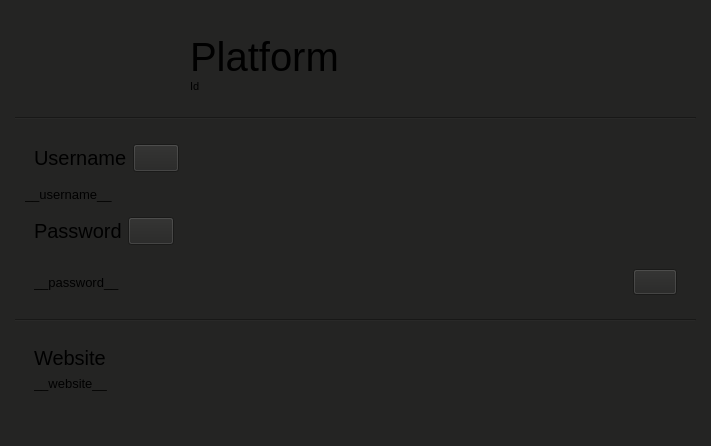
<?xml version="1.0" encoding="UTF-8"?>
<ui version="4.0">
 <class>Form</class>
 <widget class="QWidget" name="Form">
  <property name="geometry">
   <rect>
    <x>0</x>
    <y>0</y>
    <width>711</width>
    <height>446</height>
   </rect>
  </property>
  <property name="windowTitle">
   <string>Form</string>
  </property>
  <property name="styleSheet">
   <string notr="true">background-color: rgb(36, 36, 35);</string>
  </property>
  <layout class="QVBoxLayout" name="verticalLayout_2">
   <property name="spacing">
    <number>5</number>
   </property>
   <property name="leftMargin">
    <number>15</number>
   </property>
   <property name="topMargin">
    <number>15</number>
   </property>
   <property name="rightMargin">
    <number>15</number>
   </property>
   <property name="bottomMargin">
    <number>15</number>
   </property>
   <item>
    <widget class="QWidget" name="top_info_container" native="true">
     <property name="sizePolicy">
      <sizepolicy hsizetype="Preferred" vsizetype="Fixed">
       <horstretch>0</horstretch>
       <verstretch>0</verstretch>
      </sizepolicy>
     </property>
     <layout class="QHBoxLayout" name="horizontalLayout">
      <property name="leftMargin">
       <number>10</number>
      </property>
      <property name="topMargin">
       <number>10</number>
      </property>
      <property name="rightMargin">
       <number>10</number>
      </property>
      <property name="bottomMargin">
       <number>10</number>
      </property>
      <item>
       <widget class="QLabel" name="icon">
        <property name="minimumSize">
         <size>
          <width>0</width>
          <height>0</height>
         </size>
        </property>
        <property name="maximumSize">
         <size>
          <width>150</width>
          <height>150</height>
         </size>
        </property>
        <property name="styleSheet">
         <string notr="true"/>
        </property>
        <property name="text">
         <string>&lt;html&gt;&lt;head/&gt;&lt;body&gt;&lt;p&gt;&lt;img src=&quot;:/resources/deer_logo_template_dark_flat_handdrawn_design_6854205.jpg&quot; width=&quot;150&quot; height=&quot;150&quot; /&gt;&lt;/p&gt;&lt;/body&gt;&lt;/html&gt;</string>
        </property>
       </widget>
      </item>
      <item>
       <widget class="QWidget" name="top_sub_container" native="true">
        <layout class="QVBoxLayout" name="verticalLayout">
         <property name="spacing">
          <number>0</number>
         </property>
         <item>
          <widget class="QLabel" name="_platform">
           <property name="font">
            <font>
             <pointsize>30</pointsize>
            </font>
           </property>
           <property name="text">
            <string>Platform</string>
           </property>
          </widget>
         </item>
         <item alignment="Qt::AlignTop">
          <widget class="QLabel" name="_id">
           <property name="font">
            <font>
             <pointsize>8</pointsize>
            </font>
           </property>
           <property name="text">
            <string>Id</string>
           </property>
          </widget>
         </item>
        </layout>
       </widget>
      </item>
     </layout>
    </widget>
   </item>
   <item>
    <widget class="Line" name="line">
     <property name="orientation">
      <enum>Qt::Horizontal</enum>
     </property>
    </widget>
   </item>
   <item>
    <widget class="QWidget" name="main_container" native="true">
     <property name="sizePolicy">
      <sizepolicy hsizetype="Preferred" vsizetype="Fixed">
       <horstretch>0</horstretch>
       <verstretch>0</verstretch>
      </sizepolicy>
     </property>
     <layout class="QVBoxLayout" name="verticalLayout_3">
      <property name="leftMargin">
       <number>10</number>
      </property>
      <property name="topMargin">
       <number>10</number>
      </property>
      <property name="rightMargin">
       <number>10</number>
      </property>
      <property name="bottomMargin">
       <number>10</number>
      </property>
      <item>
       <widget class="QWidget" name="username_top_container" native="true">
        <property name="sizePolicy">
         <sizepolicy hsizetype="Fixed" vsizetype="Preferred">
          <horstretch>0</horstretch>
          <verstretch>0</verstretch>
         </sizepolicy>
        </property>
        <layout class="QHBoxLayout" name="horizontalLayout_2">
         <item>
          <widget class="QLabel" name="_username">
           <property name="font">
            <font>
             <pointsize>15</pointsize>
            </font>
           </property>
           <property name="text">
            <string>Username</string>
           </property>
          </widget>
         </item>
         <item>
          <widget class="QPushButton" name="pushButton">
           <property name="styleSheet">
            <string notr="true">border: &quot;none&quot;;
padding: 6;</string>
           </property>
           <property name="text">
            <string/>
           </property>
           <property name="icon">
            <iconset resource="../../image.qrc">
             <normaloff>:/resources/content_copy_FILL0_wght400_GRAD0_opsz48.svg</normaloff>:/resources/content_copy_FILL0_wght400_GRAD0_opsz48.svg</iconset>
           </property>
           <property name="iconSize">
            <size>
             <width>17</width>
             <height>17</height>
            </size>
           </property>
          </widget>
         </item>
        </layout>
       </widget>
      </item>
      <item>
       <widget class="QLabel" name="Username">
        <property name="font">
         <font>
          <pointsize>10</pointsize>
         </font>
        </property>
        <property name="text">
         <string>__username__</string>
        </property>
       </widget>
      </item>
      <item>
       <widget class="QWidget" name="password_top_container" native="true">
        <property name="sizePolicy">
         <sizepolicy hsizetype="Fixed" vsizetype="Preferred">
          <horstretch>0</horstretch>
          <verstretch>0</verstretch>
         </sizepolicy>
        </property>
        <layout class="QHBoxLayout" name="horizontalLayout_3">
         <item>
          <widget class="QLabel" name="_password">
           <property name="font">
            <font>
             <pointsize>15</pointsize>
            </font>
           </property>
           <property name="text">
            <string>Password</string>
           </property>
          </widget>
         </item>
         <item>
          <widget class="QPushButton" name="PasswordCopyButton">
           <property name="styleSheet">
            <string notr="true">border: &quot;none&quot;;
padding: 6;</string>
           </property>
           <property name="text">
            <string/>
           </property>
           <property name="icon">
            <iconset resource="../../image.qrc">
             <normaloff>:/resources/content_copy_FILL0_wght400_GRAD0_opsz48.svg</normaloff>:/resources/content_copy_FILL0_wght400_GRAD0_opsz48.svg</iconset>
           </property>
           <property name="iconSize">
            <size>
             <width>17</width>
             <height>17</height>
            </size>
           </property>
          </widget>
         </item>
        </layout>
       </widget>
      </item>
      <item>
       <widget class="QWidget" name="password_container" native="true">
        <layout class="QHBoxLayout" name="horizontalLayout_4">
         <item>
          <widget class="QLabel" name="Password">
           <property name="font">
            <font>
             <pointsize>10</pointsize>
            </font>
           </property>
           <property name="text">
            <string>__password__</string>
           </property>
          </widget>
         </item>
         <item>
          <widget class="QPushButton" name="ShowPassword">
           <property name="sizePolicy">
            <sizepolicy hsizetype="Fixed" vsizetype="Fixed">
             <horstretch>0</horstretch>
             <verstretch>0</verstretch>
            </sizepolicy>
           </property>
           <property name="styleSheet">
            <string notr="true">border: &quot;none&quot;;
padding: 5;</string>
           </property>
           <property name="text">
            <string/>
           </property>
           <property name="icon">
            <iconset resource="../../image.qrc">
             <normaloff>:/resources/visibility_FILL1_wght400_GRAD0_opsz48.svg</normaloff>:/resources/visibility_FILL1_wght400_GRAD0_opsz48.svg</iconset>
           </property>
           <property name="iconSize">
            <size>
             <width>16</width>
             <height>16</height>
            </size>
           </property>
          </widget>
         </item>
        </layout>
       </widget>
      </item>
     </layout>
    </widget>
   </item>
   <item>
    <widget class="Line" name="line_2">
     <property name="orientation">
      <enum>Qt::Horizontal</enum>
     </property>
    </widget>
   </item>
   <item>
    <widget class="QWidget" name="bottom_container" native="true">
     <layout class="QVBoxLayout" name="verticalLayout_4">
      <property name="leftMargin">
       <number>10</number>
      </property>
      <property name="topMargin">
       <number>10</number>
      </property>
      <property name="rightMargin">
       <number>10</number>
      </property>
      <property name="bottomMargin">
       <number>10</number>
      </property>
      <item alignment="Qt::AlignTop">
       <widget class="QWidget" name="website_container" native="true">
        <property name="sizePolicy">
         <sizepolicy hsizetype="Preferred" vsizetype="Minimum">
          <horstretch>0</horstretch>
          <verstretch>0</verstretch>
         </sizepolicy>
        </property>
        <layout class="QVBoxLayout" name="verticalLayout_5">
         <item>
          <widget class="QLabel" name="_website">
           <property name="font">
            <font>
             <pointsize>15</pointsize>
            </font>
           </property>
           <property name="text">
            <string>Website</string>
           </property>
          </widget>
         </item>
         <item>
          <widget class="QLabel" name="Website">
           <property name="font">
            <font>
             <pointsize>10</pointsize>
            </font>
           </property>
           <property name="text">
            <string>__website__</string>
           </property>
          </widget>
         </item>
        </layout>
       </widget>
      </item>
     </layout>
    </widget>
   </item>
  </layout>
 </widget>
 <resources>
  <include location="../../image.qrc"/>
 </resources>
 <connections/>
</ui>
